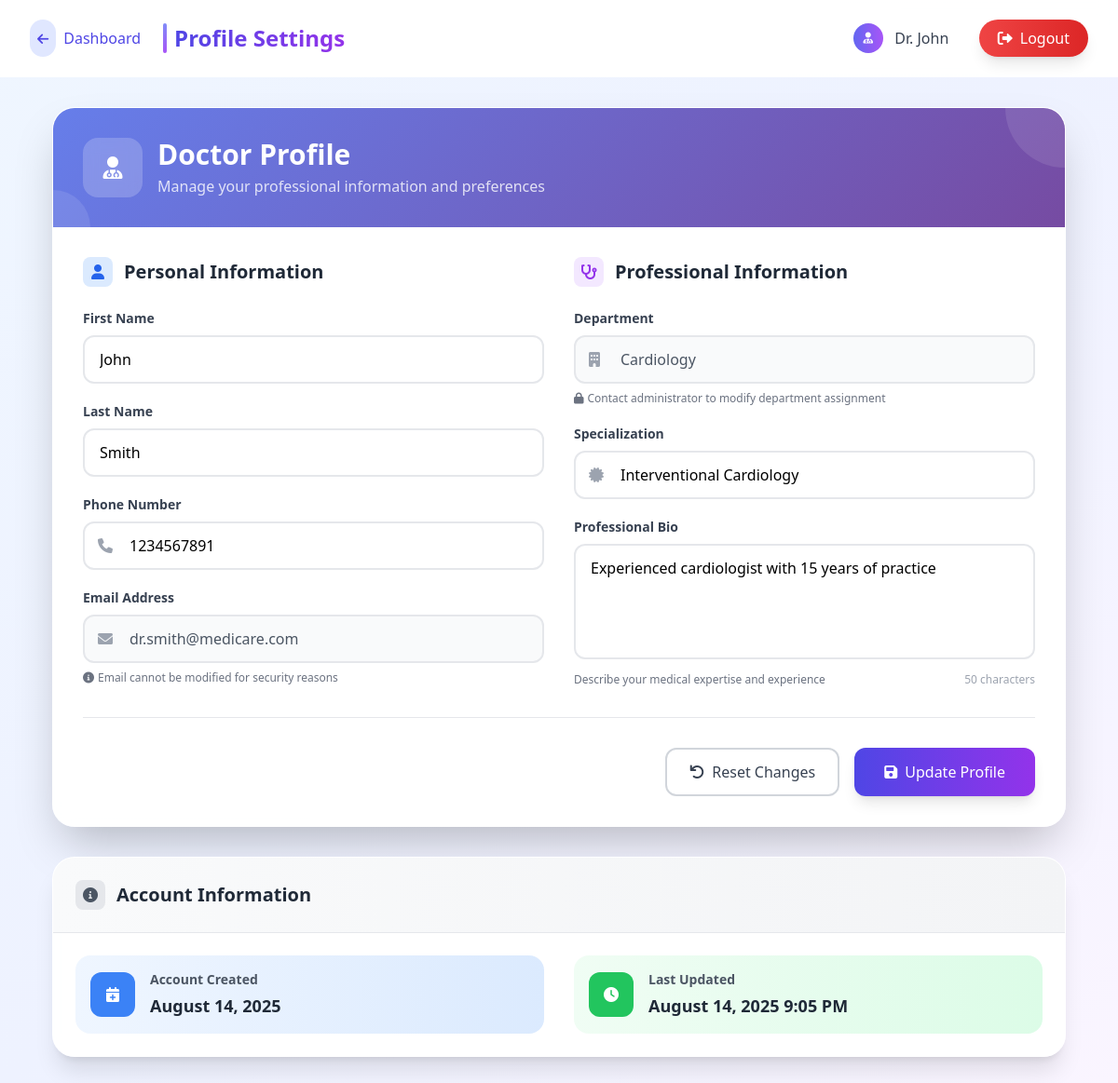
Page /doctor/profile.php (signed in) on the committed database.
### tables this page shows
CREATE TABLE doctor_profiles (
    id INT AUTO_INCREMENT PRIMARY KEY,
    user_id INT NOT NULL,
    department_id INT NOT NULL,
    specialization VARCHAR(100),
    bio TEXT,
    profile_picture VARCHAR(255),
    availability JSON,
    FOREIGN KEY (user_id) REFERENCES users(id) ON DELETE CASCADE,
    FOREIGN KEY (department_id) REFERENCES departments(id)
);

CREATE TABLE users (
    id INT AUTO_INCREMENT PRIMARY KEY,
    username VARCHAR(50) UNIQUE NOT NULL,
    email VARCHAR(100) UNIQUE NOT NULL,
    password VARCHAR(255) NOT NULL,
    role ENUM('admin', 'doctor', 'patient') NOT NULL,
    first_name VARCHAR(50) NOT NULL,
    last_name VARCHAR(50) NOT NULL,
    phone VARCHAR(20),
    created_at TIMESTAMP DEFAULT CURRENT_TIMESTAMP,
    updated_at TIMESTAMP DEFAULT CURRENT_TIMESTAMP ON UPDATE CURRENT_TIMESTAMP
);

CREATE TABLE departments (
    id INT AUTO_INCREMENT PRIMARY KEY,
    name VARCHAR(100) NOT NULL,
    description TEXT,
    created_at TIMESTAMP DEFAULT CURRENT_TIMESTAMP
);

### classes/DoctorProfile.php (called while the page is built, shortened)
<?php
class DoctorProfile {
    private $db;
    public function __construct($database) {
        $this->db = $database;
    }
    public function getDoctorProfile($userId) {
        $query = "SELECT u.*, dp.specialization, dp.bio, dp.availability, d.name as department_name
                  FROM users u
                  LEFT JOIN doctor_profiles dp ON u.id = dp.user_id
                  LEFT JOIN departments d ON dp.department_id = d.id
                  WHERE u.id = :user_id";
        $stmt = $this->db->prepare($query);
        $stmt->bindParam(':user_id', $userId);
        $stmt->execute();
        return $stmt->fetch(PDO::FETCH_ASSOC);
    }
}
?>

### doctor/profile.php (the view, shortened to what this page needs)
<?php
require_once '../includes/functions.php';
require_once '../classes/DoctorProfile.php';
$database = new Database();
$db = $database->getConnection();
$doctorProfile = new DoctorProfile($db);
$profile = $doctorProfile->getDoctorProfile($_SESSION['user_id']);
?>
<!DOCTYPE html>
<html lang="en">
<head>
    <script src="https://cdn.tailwindcss.com"></script>
    <link rel="stylesheet" href="https://cdnjs.cloudflare.com/ajax/libs/font-awesome/6.0.0/css/all.min.css">
</head>
<body class="min-h-screen bg-gradient-to-br from-blue-50 via-indigo-50 to-purple-50">
    <nav class="glass-effect border-b border-white/20 sticky top-0 z-50">
        <div class="max-w-7xl mx-auto px-4 sm:px-6 lg:px-8">
            <div class="flex justify-between items-center py-4">
                <div class="flex items-center space-x-6">
                    <a href="dashboard.php" class="flex items-center space-x-2 text-indigo-600 hover:text-indigo-800 transition-colors duration-200 group">
                        <div class="p-2 rounded-full bg-indigo-100 group-hover:bg-indigo-200 transition-colors">
                            <i class="fas fa-arrow-left text-sm"></i>
                        </div>
                        <span class="font-medium">Dashboard</span>
                    </a>
                    <div class="flex items-center space-x-2">
                        <div class="w-1 h-8 bg-gradient-to-b from-indigo-400 to-purple-500 rounded-full"></div>
                        <h1 class="text-2xl font-bold bg-gradient-to-r from-indigo-600 to-purple-600 bg-clip-text text-transparent">
                        </h1>
                    </div>
                </div>
                <div class="flex items-center space-x-4">
                    <div class="flex items-center space-x-3 bg-white/60 backdrop-blur rounded-full px-4 py-2 border border-white/30">
                        <div class="w-8 h-8 bg-gradient-to-r from-indigo-500 to-purple-500 rounded-full flex items-center justify-center">
                            <i class="fas fa-user-md text-white text-xs"></i>
                        </div>
                        <span class="text-gray-700 font-medium">Dr. <?php echo $_SESSION['first_name']; ?></span>
                    </div>
                    <a href="../includes/logout.php" class="bg-gradient-to-r from-red-500 to-red-600 text-white px-5 py-2 rounded-full hover:from-red-600 hover:to-red-700 transition-all duration-200 shadow-lg hover:shadow-xl transform hover:scale-105">
                        <i class="fas fa-sign-out-alt mr-2"></i>Logout
                    </a>
                </div>
            </div>
        </div>
    </nav>
    <div class="max-w-6xl mx-auto px-4 sm:px-6 lg:px-8 py-8">
        <div class="glass-effect rounded-3xl shadow-2xl overflow-hidden border border-white/20 card-hover">
            <div class="gradient-bg p-8 text-white relative overflow-hidden">
                <div class="absolute top-0 right-0 w-32 h-32 bg-white/10 rounded-full -mr-16 -mt-16"></div>
                <div class="absolute bottom-0 left-0 w-20 h-20 bg-white/10 rounded-full -ml-10 -mb-10"></div>
                <div class="relative">
                    <div class="flex items-center space-x-4">
                        <div class="w-16 h-16 bg-white/20 backdrop-blur rounded-2xl flex items-center justify-center">
                            <i class="fas fa-user-md text-2xl"></i>
                        </div>
                        <div>
                            <h3 class="text-3xl font-bold">Doctor Profile</h3>
                            <p class="text-white/80 mt-1">Manage your professional information and preferences</p>
                        </div>
                    </div>
                </div>
            </div>
            <form method="POST" class="p-8">
                <div class="grid lg:grid-cols-2 gap-8">
                    <div class="space-y-6">
                        <div class="flex items-center space-x-3 mb-6">
                            <div class="w-8 h-8 bg-blue-100 rounded-lg flex items-center justify-center">
                                <i class="fas fa-user text-blue-600"></i>
                            </div>
                            <h4 class="text-xl font-semibold text-gray-800">Personal Information</h4>
                        </div>
                        <div class="space-y-5">
                            <div>
                                <label class="block text-sm font-semibold text-gray-700 mb-2">First Name</label>
                                <input type="text" name="first_name" value="<?php echo $profile['first_name']; ?>"
                                       class="w-full border-2 border-gray-200 rounded-xl px-4 py-3 focus:outline-none focus:ring-2 focus:ring-indigo-500 focus:border-transparent input-focus transition-all" required>
                            </div>
                            <div>
                                <label class="block text-sm font-semibold text-gray-700 mb-2">Last Name</label>
                                <input type="text" name="last_name" value="<?php echo $profile['last_name']; ?>"
                                       class="w-full border-2 border-gray-200 rounded-xl px-4 py-3 focus:outline-none focus:ring-2 focus:ring-indigo-500 focus:border-transparent input-focus transition-all" required>
                            </div>
                            <div>
                                <label class="block text-sm font-semibold text-gray-700 mb-2">Phone Number</label>
                                <div class="relative">
                                    <div class="absolute inset-y-0 left-0 pl-4 flex items-center pointer-events-none">
                                    </div>
                                    <input type="tel" name="phone" value="<?php echo $profile['phone']; ?>"
                                           class="w-full border-2 border-gray-200 rounded-xl pl-12 pr-4 py-3 focus:outline-none focus:ring-2 focus:ring-indigo-500 focus:border-transparent input-focus transition-all">
                                </div>
                            </div>
                            <div>
                                <label class="block text-sm font-semibold text-gray-700 mb-2">Email Address</label>
                                <div class="relative">
                                    <div class="absolute inset-y-0 left-0 pl-4 flex items-center pointer-events-none">
                                    </div>
                                    <input type="email" value="<?php echo $profile['email']; ?>"
                                           class="w-full border-2 border-gray-200 rounded-xl pl-12 pr-4 py-3 bg-gray-50 text-gray-600" readonly>
                                </div>
                                <p class="text-xs text-gray-500 mt-2 flex items-center">
                                    <i class="fas fa-info-circle mr-1"></i>
                                    Email cannot be modified for security reasons
                                </p>
                            </div>
                        </div>
                    </div>
                    <div class="space-y-6">
                        <div class="flex items-center space-x-3 mb-6">
                            <div class="w-8 h-8 bg-purple-100 rounded-lg flex items-center justify-center">
                                <i class="fas fa-stethoscope text-purple-600"></i>
                            </div>
                            <h4 class="text-xl font-semibold text-gray-800">Professional Information</h4>
                        </div>
                        <div class="space-y-5">
                            <div>
                                <label class="block text-sm font-semibold text-gray-700 mb-2">Department</label>
                                <div class="relative">
                                    <div class="absolute inset-y-0 left-0 pl-4 flex items-center pointer-events-none">
                                    </div>
                                    <input type="text" value="<?php echo $profile['department_name'] ?? 'Not assigned'; ?>"
                                           class="w-full border-2 border-gray-200 rounded-xl pl-12 pr-4 py-3 bg-gray-50 text-gray-600" readonly>
                                </div>
                                <p class="text-xs text-gray-500 mt-2 flex items-center">
                                    <i class="fas fa-lock mr-1"></i>
                                    Contact administrator to modify department assignment
                                </p>
                            </div>
                            <div>
                                <label class="block text-sm font-semibold text-gray-700 mb-2">Specialization</label>
                                <div class="relative">
                                    <div class="absolute inset-y-0 left-0 pl-4 flex items-center pointer-events-none">
                                    </div>
                                    <input type="text" name="specialization" value="<?php echo $profile['specialization']; ?>"
                                           class="w-full border-2 border-gray-200 rounded-xl pl-12 pr-4 py-3 focus:outline-none focus:ring-2 focus:ring-indigo-500 focus:border-transparent input-focus transition-all"
                                           placeholder="e.g., Interventional Cardiology">
                                </div>
                            </div>
                            <div>
                                <label class="block text-sm font-semibold text-gray-700 mb-2">Professional Bio</label>
                                <textarea name="bio" rows="4"
                                          class="w-full border-2 border-gray-200 rounded-xl px-4 py-3 focus:outline-none focus:ring-2 focus:ring-indigo-500 focus:border-transparent input-focus transition-all resize-none"
                                          placeholder="Share your experience, expertise, and professional background..."><?php echo $profile['bio']; ?></textarea>
                                <div class="flex justify-between items-center mt-2">
                                    <p class="text-xs text-gray-500">Describe your medical expertise and experience</p>
                                    <span class="text-xs text-gray-400" id="bioCount">0 characters</span>
                                </div>
                            </div>
                        </div>
                    </div>
                </div>
                <div class="flex justify-end pt-8 border-t border-gray-200 mt-8">
                    <div class="flex space-x-4">
                        <button type="button" onclick="location.reload()"
                                class="px-6 py-3 border-2 border-gray-300 text-gray-700 rounded-xl hover:bg-gray-50 transition-all duration-200 font-medium">
                            <i class="fas fa-undo mr-2"></i>Reset Changes
                        </button>
                        <button type="submit"
                                class="px-8 py-3 bg-gradient-to-r from-indigo-600 to-purple-600 text-white rounded-xl hover:from-indigo-700 hover:to-purple-700 transition-all duration-200 shadow-lg hover:shadow-xl transform hover:scale-105 font-medium">
                            <i class="fas fa-save mr-2"></i>Update Profile
                        </button>
                    </div>
                </div>
            </form>
        </div>
        <div class="mt-8 glass-effect rounded-3xl shadow-xl overflow-hidden border border-white/20 card-hover">
            <div class="bg-gradient-to-r from-gray-50 to-gray-100 p-6 border-b border-gray-200">
                <div class="flex items-center space-x-3">
                    <div class="w-8 h-8 bg-gray-200 rounded-lg flex items-center justify-center">
                        <i class="fas fa-info-circle text-gray-600"></i>
                    </div>
                    <h3 class="text-xl font-bold text-gray-800">Account Information</h3>
                </div>
            </div>
            <div class="p-6">
                <div class="grid md:grid-cols-2 gap-8">
                    <div class="flex items-center space-x-4 p-4 bg-gradient-to-r from-blue-50 to-blue-100 rounded-2xl">
                        <div class="w-12 h-12 bg-blue-500 rounded-xl flex items-center justify-center flex-shrink-0">
                            <i class="fas fa-calendar-plus text-white"></i>
                        </div>
                        <div>
                            <label class="block text-sm font-semibold text-gray-600 mb-1">Account Created</label>
                            <p class="text-lg font-bold text-gray-800"><?php echo date('F j, Y', strtotime($profile['created_at'])); ?></p>
                        </div>
                    </div>
                    <div class="flex items-center space-x-4 p-4 bg-gradient-to-r from-green-50 to-green-100 rounded-2xl">
                        <div class="w-12 h-12 bg-green-500 rounded-xl flex items-center justify-center flex-shrink-0">
                            <i class="fas fa-clock text-white"></i>
                        </div>
                        <div>
                            <label class="block text-sm font-semibold text-gray-600 mb-1">Last Updated</label>
                            <p class="text-lg font-bold text-gray-800"><?php echo date('F j, Y g:i A', strtotime($profile['updated_at'])); ?></p>
                        </div>
                    </div>
                </div>
            </div>
        </div>
    </div>
</body>
</html>

### doctor/profile.php (style rules this page uses)
.gradient-bg { background: linear-gradient(135deg, #667eea 0%, #764ba2 100%); }
.card-hover { transition: all 0.3s ease; }
.input-focus { transition: all 0.3s ease; }
.glass-effect { backdrop-filter: blur(10px); background: rgba(255, 255, 255, 0.95); }

### rows in the picture
doctor_profiles: first_name "John", last_name "Smith", phone "1234567891", user.email "dr.smith@medicare.com", department.name "Cardiology", specialization "Interventional Cardiology", bio "Experienced cardiologist with 15 years of practice", user.created_at "August 14, 2025", user.updated_at "August 14, 2025 9:05 PM"

### other values in the picture
$_SESSION['first_name'] "John"
